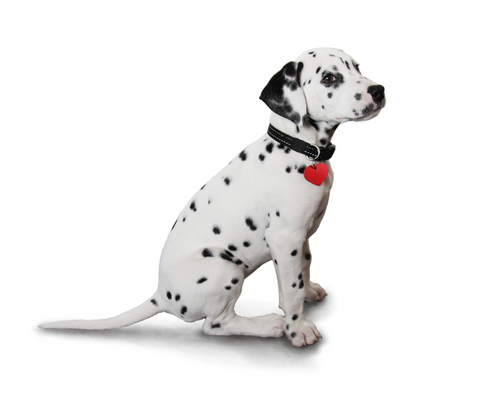
#> input picture perro.jpg, 500 x 395 px
$ jupyter execute --allow-errors 'Lab01_CV (5-6).ipynb'
#> lines starting #> are read from the running program, lines starting #| are printed output that depends on the picture
[cell 1]
import cv2
import numpy as np
import matplotlib.pyplot as plt

## Ejericio 4

[cell 2]
def apply_morphological_operation_and_show(image, element_type, kernel_size):
    if element_type == 'disk':
        element = cv2.getStructuringElement(cv2.MORPH_ELLIPSE, kernel_size)
    elif element_type == 'square':
        element = cv2.getStructuringElement(cv2.MORPH_RECT, kernel_size)
    elif element_type == 'rectangle':
        element = cv2.getStructuringElement(cv2.MORPH_RECT, kernel_size)
    elif element_type == 'octagon':
        element = cv2.getStructuringElement(cv2.MORPH_ELLIPSE, kernel_size)
    elif element_type == 'diamond':
        element = cv2.getStructuringElement(cv2.MORPH_RECT, kernel_size)
    elif element_type == 'star':
        element = cv2.getStructuringElement(cv2.MORPH_CROSS, kernel_size)
    else:
        raise ValueError("Tipo de elemento estructurante no válido")

    dilated_image = cv2.dilate(image, element)
    eroded_image = cv2.erode(image, element)
    morphological_gradient = cv2.subtract(dilated_image, eroded_image)


    plt.figure(figsize=(20, 10))

    plt.subplot(1, 5, 1)
    plt.imshow(image, cmap='gray')
    plt.title('Original Image')
    plt.axis('off')

    plt.subplot(1, 5, 2)
    plt.imshow(eroded_image, cmap='gray')
    plt.title('Eroded Image')
    plt.axis('off')

    plt.subplot(1, 5, 3)
    plt.imshow(dilated_image, cmap='gray')
    plt.title('Dilated Image')
    plt.axis('off')

    plt.subplot(1, 5, 4)
    plt.imshow(morphological_gradient, cmap='gray')
    plt.title('Morphological Gradient')
    plt.axis('off')

    plt.show()


image = cv2.imread('brain-scan.jpeg', cv2.IMREAD_GRAYSCALE)


element_type = 'star'
kernel_size = (5, 5)

#> (the rest of this cell did not finish here and is left out)

[cell 3]
image = cv2.imread('ojo_ia.jpg', cv2.IMREAD_GRAYSCALE)


element_type = 'octagon'
kernel_size = (15, 15)

#> (the rest of this cell did not finish here and is left out)


[cell 4]
image = cv2.imread('perro.jpg', cv2.IMREAD_GRAYSCALE)
#> image: shape (395, 500); min 0, max 255, mean 238.4


element_type = 'octagon'
kernel_size = (5, 5)

apply_morphological_operation_and_show(image, element_type, kernel_size)
#> call 3 of apply_morphological_operation_and_show, with element_type = 'octagon', kernel_size = (5, 5)
#> in apply_morphological_operation_and_show (call 3), `dilated_image = cv2.dilate(image, element)`:
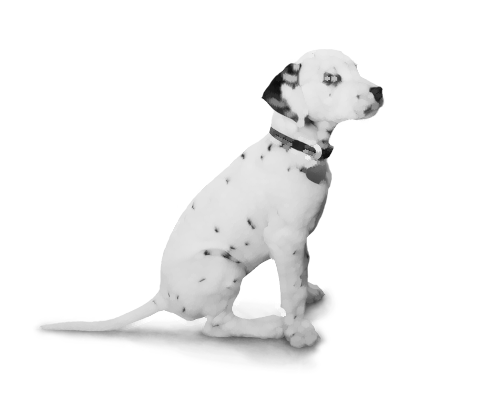
#> dilated_image: shape (395, 500); min 11, max 255, mean 243.4
#> in apply_morphological_operation_and_show (call 3), `eroded_image = cv2.erode(image, element)`:
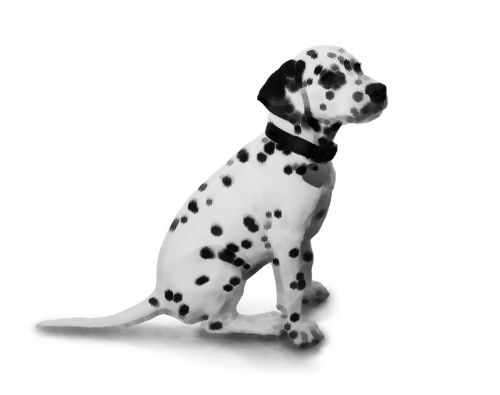
#> eroded_image: shape (395, 500); min 0, max 255, mean 232.1
#> in apply_morphological_operation_and_show (call 3), `morphological_gradient = cv2.subtract(dilated_image, eroded_image)`:
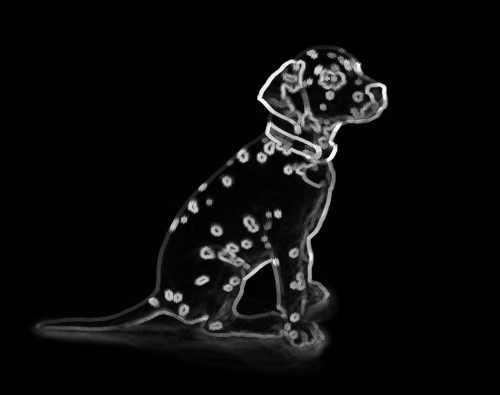
#> morphological_gradient: shape (395, 500); min 0, max 255, mean 11.4
#> in apply_morphological_operation_and_show (call 3), `plt.show()`:
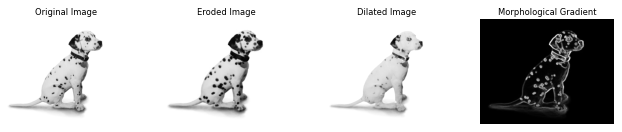
#> figure drawn by matplotlib, 4 panels

[cell 5]
image = cv2.imread('turquia.jpg', cv2.IMREAD_GRAYSCALE)


element_type = 'disk'
kernel_size = (5, 5)

#> (the rest of this cell did not finish here and is left out)


En las imágenes obtenidas se observa que el gradiente morfológico resalta los bordes y las transiciones de intensidad de manera efectiva. Este efecto se logra al aplicar una dilatación y una erosión a la imagen original, seguido de la substracción de la imagen erosionada de la dilatada. Como resultado, los bordes entre objetos y las regiones con cambios bruscos de intensidad se vuelven más prominentes. El término "gradiente" se refiere a la magnitud y dirección del cambio de intensidad en la imagen, y el gradiente morfológico lo muestra claramente al resaltar estas transiciones.

## Ejercicio 5

[cell 6]
imagen = cv2.imread('rice.jpg', cv2.IMREAD_GRAYSCALE)

#> (the rest of this cell did not finish here and is left out)

[cell 7]
def binarizar_imagen(imagen, metodo_binarizacion):
    if metodo_binarizacion == 'Otsu':
        _, binarizada = cv2.threshold(imagen, 0, 255, cv2.THRESH_BINARY + cv2.THRESH_OTSU)
    elif metodo_binarizacion == 'Adaptativa':
        binarizada = cv2.adaptiveThreshold(imagen, 255, cv2.ADAPTIVE_THRESH_GAUSSIAN_C, cv2.THRESH_BINARY, 11, 2)
    elif metodo_binarizacion == 'Adaptativa Otsu':
        _, adaptativa_binarizada = cv2.threshold(cv2.adaptiveThreshold(imagen, 255, cv2.ADAPTIVE_THRESH_GAUSSIAN_C, cv2.THRESH_BINARY, 11, 2), 0, 255, cv2.THRESH_BINARY + cv2.THRESH_OTSU)
    elif metodo_binarizacion == 'Media':
        _, binarizada = cv2.threshold(imagen, np.mean(imagen), 255, cv2.THRESH_BINARY)
    else:
        raise ValueError("Método de binarización no válido")

    return binarizada

# Cargar la imagen en escala de grises
imagen = cv2.imread('rice.jpg', cv2.IMREAD_GRAYSCALE)

#"Otsu / Adaptativa / Adaptativa Otsu / Media"

# Solicitar al usuario el tipo de binarización
tipo_binarizacion = "Otsu"

# Binarizar la imagen
imagen_otsu = binarizar_imagen(imagen, tipo_binarizacion)

# Mostrar la imagen binarizada
#> (the rest of this cell did not finish here and is left out)

[cell 8]
# Solicitar al usuario el tipo de binarización
tipo_binarizacion = "Media"

# Binarizar la imagen
#> (the rest of this cell did not finish here and is left out)
